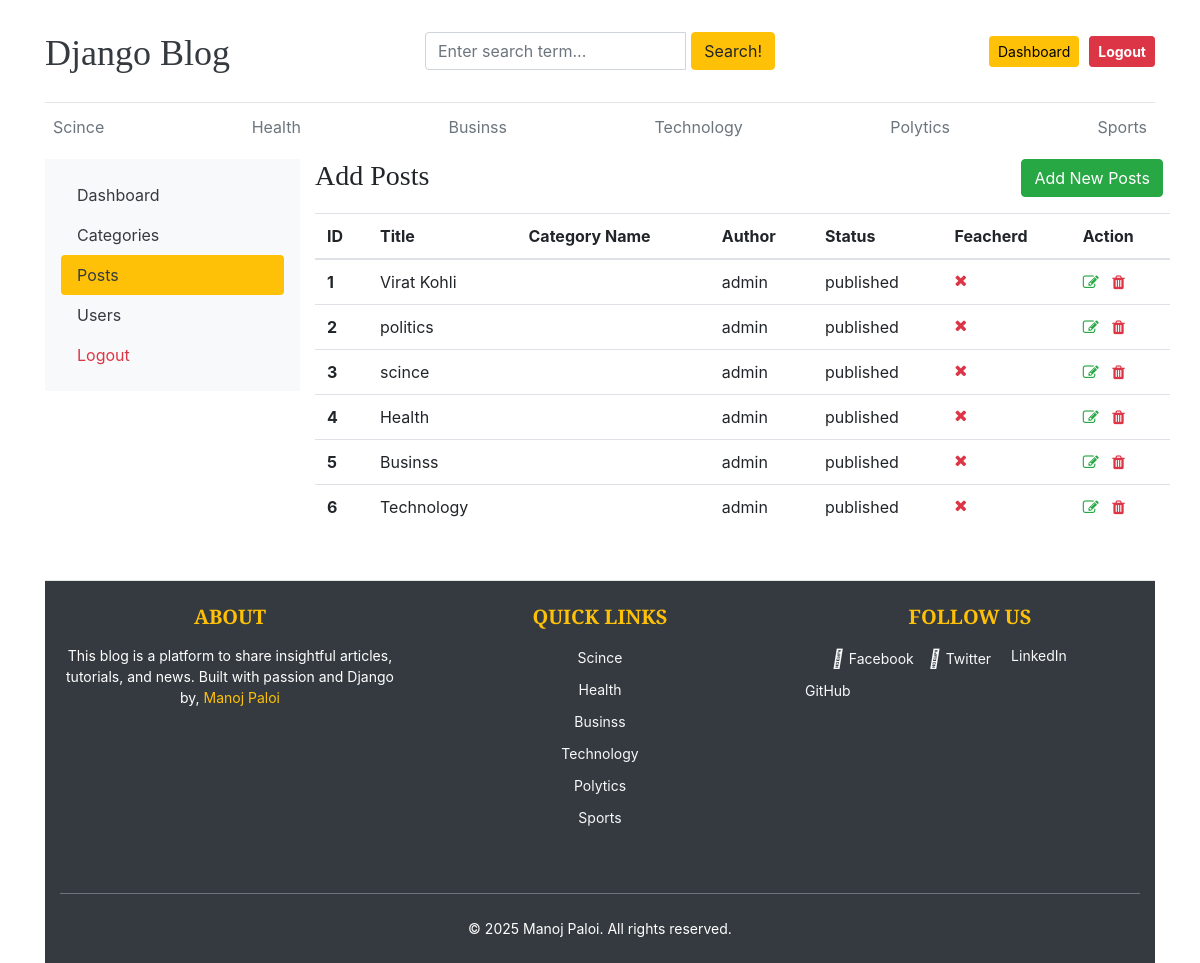
Page /dashboards/posts/ (signed in) on the committed database.
### blogs/models.py (models this page shows, shortened)
class Category(models.Model):
    category_name = models.CharField(max_length=50, unique=True)
    created_at = models.DateTimeField(auto_now_add=True)
    updated_at = models.DateTimeField(auto_now=True)  # Fixed typo
    class Meta:
        verbose_name_plural = 'Categories'

class Blogs(models.Model):
    title = models.CharField(max_length=100, unique=True)
    slug = models.SlugField(unique=True, blank=True)
    category = models.ForeignKey(Category, on_delete=models.CASCADE)  # Fixed field name
    author = models.ForeignKey(User, on_delete=models.CASCADE)
    blog_image = models.ImageField(upload_to='uploads/%Y/%m/%d')  # Fixed upload format
    short_description = models.TextField(max_length=2000)
    blog_body = models.TextField(max_length=3000)
    status = models.CharField(choices=STATUS_CHOICE, max_length=10, default='Draft')
    is_featured = models.BooleanField(default=False)  # Fixed field name
    created_at = models.DateTimeField(auto_now_add=True)
    updated_at = models.DateTimeField(auto_now=True)  # Fixed typo
    class Meta:
        verbose_name_plural = 'Blogs'

### dashboards/views.py (the view)
# urls.py: path('posts/', views.posts, name='posts'),
@login_required(login_url='login')
@never_cache
def posts (request):
    posts= Blogs.objects.all()
    context={
        'posts': posts
    }
    return render (request, 'dashboard/posts.html',context)

### blogs/context_processors.py (called while the page is built)
def get_categories(request):
    categories = Category.objects.all()
    return dict(categories = categories)

### templates/dashboard/posts.html (shortened to what this page needs)
{% extends '../base/base.html' %}
{% block content %}
  <div class="row">
    <div class="col-md-3">
      <div class="nav flex-column nav-pills bg-light p-3" aria-orientation="vertical">
        <a href="{% url 'dashboard' %}" class="nav-link text-dark">Dashboard</a>
        <a href="{% url 'categories' %}" class="nav-link text-dark">Categories</a>
        <a href="" class="nav-link text-dark bg-warning active">Posts</a>
        <a href="{% url 'users' %}" class="nav-link text-dark">Users</a>
        <a href="{% url 'logout' %}" class="nav-link text-danger">Logout</a>
      </div>
    </div>
    <div class="col-md-9">
      <div class="row">
        <h3 class="text-center">Add Posts</h3>
        <a href=" {% url 'add_posts' %} " class="btn btn-success mb-3" style="margin-left: 37rem;">Add New Posts</a>
        <table class="table table-hover">
          <thead>
            <tr>
              <th>ID</th>
              <th>Title</th>
              <th>Category Name</th>
              <th>Author</th>
              <th>Status</th>
              <th>Feacherd</th>
              <th>Action</th>
            </tr>
          </thead>
          <tbody>
            {% for post in posts %}
              <tr>
                <th>{{ forloop.counter }}</th>
                <td>{{ post.title }}</td>
                <td>{{ post.Category }}</td>
                <td>{{ post.author }}</td>
                <td>{{ post.status }}</td>
                <td>{% if post.is_feacherd %} <i class="fa fa-check text-success"></i> {% else %} <i class="fa fa-times text-danger"></i> {% endif %}</td>
                <td>
                  <a href="{% url 'edit_posts' post.id %}"><i class="fa fa-edit text-success"></i></a>
                  <a href="{% url 'delete_posts' post.id %}"><i class="fa fa-trash text-danger"></i></a>
                </td>
              </tr>
            {% endfor %}
          </tbody>
        </table>
      </div>
    </div>
  </div>
{% endblock %}

### templates/base/Header.html (shortened to what this page needs)
{% load static %}
<!DOCTYPE html>
<html lang="en">
  <head>
    <link href="https://getbootstrap.com/docs/4.0/dist/css/bootstrap.min.css" rel="stylesheet" />
    <link href="{% static 'css/blog.css' %}" rel="stylesheet" />
    <link rel="stylesheet" href="https://cdnjs.cloudflare.com/ajax/libs/font-awesome/4.7.0/css/font-awesome.min.css" />
  </head>
  <header class="blog-header py-3">
    <div class="row flex-nowrap justify-content-between align-items-center">
      <div class="col-4 pt-1">
        <a class="blog-header-logo text-dark" href="/">Django Blog</a>
      </div>
      <div class="col-4" style="margin-top: 1rem;">
        <form action=" {% url 'search' %} " method="GET">
          <div class="input-group">
            <input class="form-control" name="keyword" type="text" placeholder="Enter search term..." aria-label="Enter search term..." aria-describedby="button-search" />
            <button type="submit" class="btn btn-warning" id="button-search" style="margin-left: 5px;" type="button">Search!</button>
          </div>
        </form>
      </div>
      <div class="col-4 d-flex justify-content-end align-items-center">
        {% if not user.is_authenticated %}
          <a class="btn btn-sm btn-warning" href="{% url 'login' %}">Login</a> &nbsp;
          <a class="btn btn-sm btn-outline-secondary" href="{% url 'register' %}">Register</a>
        {% else %}
          <span><a href="{% url 'dashboard' %}" class="btn btn-sm btn-warning" style="margin-right: 10px; color: black;">Dashboard</a></span>
          <a href="{% url 'logout' %}" class="btn btn-sm btn-danger" style="font-weight: bold; color: white;">Logout</a>
        {% endif %}
      </div>
    </div>
  </header>
  <div class="nav-scroller py-1 mb-2">
    <nav class="nav d-flex justify-content-between">
      {% for cat in categories %}
        <a class="p-2 text-muted" href="{% url 'posts_by_category' cat.id %}">{{ cat.category_name }}</a>
      {% endfor %}
    </nav>
  </div>
</html>

### templates/base/Footer.html (shortened to what this page needs)
{% load static %}
<footer class="blog-footer py-4 bg-dark text-white">
  <div class="container">
    <div class="row">
      <div class="col-md-4 col-sm-12 mb-4">
        <h5 class="text-uppercase mb-3">About</h5>
        <p>
          This blog is a platform to share insightful articles, tutorials, and news. Built with passion and Django by,
          <a href="#" class="text-warning">Manoj Paloi</a>
        </p>
      </div>
      <div class="col-md-4 col-sm-6 mb-4">
        <h5 class="text-uppercase mb-3">Quick Links</h5>
        <ul class="list-unstyled">
          {% for cat in categories %}
            <li>
              <a href="{% url 'posts_by_category' cat.id %}" class="text-light text-decoration-none">{{ cat.category_name }}</a>
            </li>
          {% endfor %}
        </ul>
      </div>
      <div class="col-md-4 col-sm-6 mb-4">
        <h5 class="text-uppercase mb-3">Follow Us</h5>
        <ul class="list-unstyled d-flex flex-wrap">
          <li class="me-3">
            <a href="#" class="text-light text-decoration-none d-flex align-items-center" style="padding-left: 2rem;"><i class="fab fa-facebook-f me-2"></i> Facebook</a>
          </li>
          <li class="me-3">
            <a href="#" class="text-light text-decoration-none d-flex align-items-center"><i class="fab fa-twitter me-2"></i> Twitter</a>
          </li>
          <li class="me-3">
            <a href="#" class="text-light text-decoration-none d-flex align-items-center"> LinkedIn</a>
          </li>
          <li class="me-3">
            <a href="#" class="text-light text-decoration-none d-flex align-items-center"> GitHub</a>
          </li>
        </ul>
      </div>
    </div>
    <hr class="border-secondary my-4" />
    <div class="text-center">
      <p class="mb-0">© 2025 Manoj Paloi. All rights reserved.</p>
    </div>
  </div>
</footer>

### static/css/blog.css (style rules this page uses)
.blog-header { border-bottom: 1px solid #e5e5e5; }
.blog-header-logo { font-family: "Playfair Display", Georgia, "Times New Roman", serif ; font-size: 2.25rem; }
h1, h2, h3, h4, h5, h6 { font-family: "Playfair Display", Georgia, "Times New Roman", serif ; }
.blog-footer { padding: 2.5rem 0; color: #727272; text-align: center; background-color: #f9f9f9; border-top: .05rem solid #e5e5e5; }
.blog-footer p:last-child { margin-bottom: 0; }

### templates/base/Footer.html (style rules this page uses)
.blog-footer { background-color: #343a40; color: #ffffff; margin-top: 35px; }
.blog-footer h5 { font-weight: bold; color: #ffc107; }
.blog-footer p, .blog-footer a { font-size: 14px; }
.blog-footer ul { padding: 0; list-style: none; }
.blog-footer ul li { margin-bottom: 8px; }
.blog-footer ul li a { font-size: 14px; transition: color 0.3s ease; }
.blog-footer ul.d-flex li { margin-right: 15px; }
.blog-footer ul.d-flex li a { display: flex; align-items: center; gap: 5px; }
.blog-footer ul.d-flex li a i { font-size: 18px; }

### rows in the picture
Category: category_name "Scince"
Category: category_name "Health"
Category: category_name "Businss"
Category: category_name "Technology"
Category: category_name "Polytics"
Category: category_name "Sports"
Blogs: title "Virat Kohli", author "admin", status "published"
Blogs: title "politics", author "admin", status "published"
Blogs: title "scince", author "admin", status "published"
Blogs: title "Health", author "admin", status "published"
Blogs: title "Businss", author "admin", status "published"
Blogs: title "Technology", author "admin", status "published"
